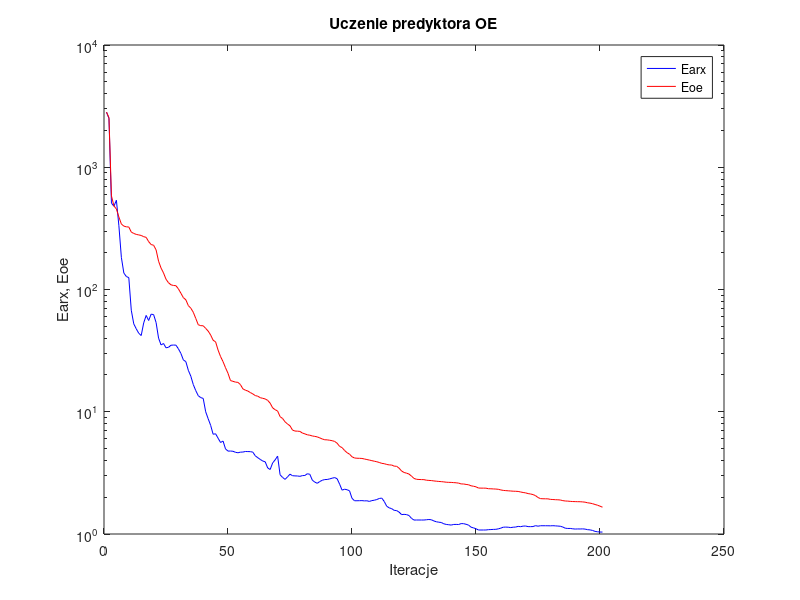
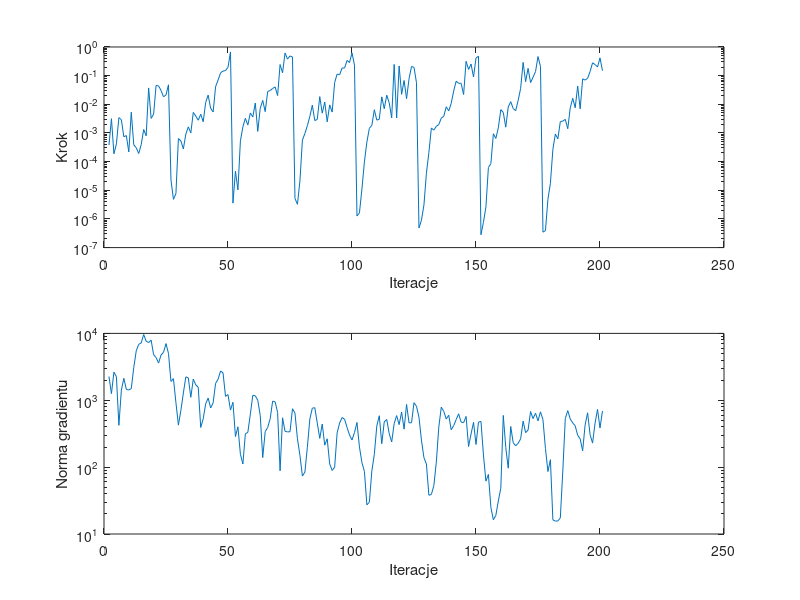

MATLAB code for these plots, in order:
%uczenie predyktora oe
clear all;
n=0; farx(n+1)=2.821672e+003; foe(n+1)=2.828012e+003; wspucz(n+1)=0.000000e+000; ng(n+1)=0.000000e+000;
%odnowa zmiennej metryki
n=1; farx(n+1)=2.507756e+003; foe(n+1)=2.546862e+003; krok(n+1)=3.783524e-004; ng(n+1)=2.268515e+003;
n=2; farx(n+1)=5.089080e+002; foe(n+1)=5.830398e+002; krok(n+1)=3.144401e-003; ng(n+1)=1.257931e+003;
n=3; farx(n+1)=4.801231e+002; foe(n+1)=4.830659e+002; krok(n+1)=1.874926e-004; ng(n+1)=2.634654e+003;
n=4; farx(n+1)=5.368973e+002; foe(n+1)=4.552008e+002; krok(n+1)=4.168272e-004; ng(n+1)=2.247393e+003;
n=5; farx(n+1)=3.324734e+002; foe(n+1)=3.917841e+002; krok(n+1)=3.427028e-003; ng(n+1)=4.224681e+002;
n=6; farx(n+1)=1.832248e+002; foe(n+1)=3.434854e+002; krok(n+1)=2.899547e-003; ng(n+1)=1.417200e+003;
n=7; farx(n+1)=1.363422e+002; foe(n+1)=3.300480e+002; krok(n+1)=7.348901e-004; ng(n+1)=2.131210e+003;
n=8; farx(n+1)=1.278022e+002; foe(n+1)=3.256233e+002; krok(n+1)=8.121118e-004; ng(n+1)=1.450792e+003;
n=9; farx(n+1)=1.249818e+002; foe(n+1)=3.245017e+002; krok(n+1)=2.172259e-004; ng(n+1)=1.425862e+003;
n=10; farx(n+1)=6.766157e+001; foe(n+1)=2.949773e+002; krok(n+1)=5.294040e-003; ng(n+1)=1.493252e+003;
n=11; farx(n+1)=5.235899e+001; foe(n+1)=2.874519e+002; krok(n+1)=3.891984e-004; ng(n+1)=3.093692e+003;
n=12; farx(n+1)=4.771371e+001; foe(n+1)=2.823560e+002; krok(n+1)=3.033479e-004; ng(n+1)=5.486484e+003;
n=13; farx(n+1)=4.390857e+001; foe(n+1)=2.796097e+002; krok(n+1)=1.915864e-004; ng(n+1)=6.861988e+003;
n=14; farx(n+1)=4.203057e+001; foe(n+1)=2.768018e+002; krok(n+1)=3.927263e-004; ng(n+1)=7.196982e+003;
n=15; farx(n+1)=5.327714e+001; foe(n+1)=2.705057e+002; krok(n+1)=1.320637e-003; ng(n+1)=9.632526e+003;
n=16; farx(n+1)=6.137064e+001; foe(n+1)=2.670821e+002; krok(n+1)=7.968363e-004; ng(n+1)=7.631567e+003;
n=17; farx(n+1)=5.577827e+001; foe(n+1)=2.463247e+002; krok(n+1)=3.726804e-002; ng(n+1)=7.295827e+003;
n=18; farx(n+1)=6.282569e+001; foe(n+1)=2.332493e+002; krok(n+1)=3.223493e-003; ng(n+1)=7.926829e+003;
n=19; farx(n+1)=6.234367e+001; foe(n+1)=2.301513e+002; krok(n+1)=4.522618e-003; ng(n+1)=4.807568e+003;
n=20; farx(n+1)=5.369942e+001; foe(n+1)=2.110339e+002; krok(n+1)=4.568872e-002; ng(n+1)=4.366365e+003;
n=21; farx(n+1)=4.002971e+001; foe(n+1)=1.704601e+002; krok(n+1)=4.382471e-002; ng(n+1)=3.599098e+003;
n=22; farx(n+1)=3.521751e+001; foe(n+1)=1.498096e+002; krok(n+1)=3.034235e-002; ng(n+1)=4.745638e+003;
n=23; farx(n+1)=3.616034e+001; foe(n+1)=1.366159e+002; krok(n+1)=1.829287e-002; ng(n+1)=5.215358e+003;
n=24; farx(n+1)=3.336100e+001; foe(n+1)=1.213550e+002; krok(n+1)=2.128042e-002; ng(n+1)=7.034075e+003;
n=25; farx(n+1)=3.364735e+001; foe(n+1)=1.136359e+002; krok(n+1)=4.797973e-002; ng(n+1)=5.005813e+003;
%odnowa zmiennej metryki
n=26; farx(n+1)=3.499788e+001; foe(n+1)=1.092408e+002; krok(n+1)=2.322634e-005; ng(n+1)=1.913265e+003;
n=27; farx(n+1)=3.513019e+001; foe(n+1)=1.079019e+002; krok(n+1)=4.814375e-006; ng(n+1)=2.103610e+003;
n=28; farx(n+1)=3.506581e+001; foe(n+1)=1.074951e+002; krok(n+1)=7.653807e-006; ng(n+1)=9.222556e+002;
n=29; farx(n+1)=3.273347e+001; foe(n+1)=1.012057e+002; krok(n+1)=6.369581e-004; ng(n+1)=4.248968e+002;
n=30; farx(n+1)=3.000245e+001; foe(n+1)=9.323702e+001; krok(n+1)=5.263121e-004; ng(n+1)=7.057037e+002;
n=31; farx(n+1)=2.654926e+001; foe(n+1)=8.579377e+001; krok(n+1)=2.773768e-004; ng(n+1)=1.285589e+003;
n=32; farx(n+1)=2.570542e+001; foe(n+1)=8.236120e+001; krok(n+1)=9.208067e-004; ng(n+1)=2.240426e+003;
n=33; farx(n+1)=2.184020e+001; foe(n+1)=7.386840e+001; krok(n+1)=1.627799e-003; ng(n+1)=2.155982e+003;
n=34; farx(n+1)=1.954348e+001; foe(n+1)=7.034504e+001; krok(n+1)=1.000616e-003; ng(n+1)=1.108144e+003;
n=35; farx(n+1)=1.668872e+001; foe(n+1)=6.515099e+001; krok(n+1)=5.214412e-003; ng(n+1)=2.073262e+003;
n=36; farx(n+1)=1.488931e+001; foe(n+1)=5.798544e+001; krok(n+1)=3.898185e-003; ng(n+1)=1.696831e+003;
n=37; farx(n+1)=1.353649e+001; foe(n+1)=5.152688e+001; krok(n+1)=2.778799e-003; ng(n+1)=1.564066e+003;
n=38; farx(n+1)=1.305366e+001; foe(n+1)=5.061763e+001; krok(n+1)=4.498477e-003; ng(n+1)=3.920310e+002;
n=39; farx(n+1)=1.285879e+001; foe(n+1)=5.049135e+001; krok(n+1)=2.463242e-003; ng(n+1)=5.277977e+002;
n=40; farx(n+1)=9.995650e+000; foe(n+1)=4.808302e+001; krok(n+1)=1.159819e-002; ng(n+1)=8.873419e+002;
n=41; farx(n+1)=8.770303e+000; foe(n+1)=4.569361e+001; krok(n+1)=2.096657e-002; ng(n+1)=1.076713e+003;
n=42; farx(n+1)=7.742569e+000; foe(n+1)=4.244624e+001; krok(n+1)=7.251821e-003; ng(n+1)=7.672569e+002;
n=43; farx(n+1)=6.545886e+000; foe(n+1)=3.845324e+001; krok(n+1)=5.402185e-003; ng(n+1)=9.160313e+002;
n=44; farx(n+1)=6.605149e+000; foe(n+1)=3.730994e+001; krok(n+1)=4.134280e-002; ng(n+1)=1.793172e+003;
n=45; farx(n+1)=6.075208e+000; foe(n+1)=3.193120e+001; krok(n+1)=6.995615e-002; ng(n+1)=2.061482e+003;
n=46; farx(n+1)=5.605003e+000; foe(n+1)=2.826645e+001; krok(n+1)=1.251442e-001; ng(n+1)=2.744780e+003;
n=47; farx(n+1)=5.758419e+000; foe(n+1)=2.569086e+001; krok(n+1)=1.444834e-001; ng(n+1)=2.555561e+003;
n=48; farx(n+1)=4.966571e+000; foe(n+1)=2.290953e+001; krok(n+1)=1.506669e-001; ng(n+1)=1.144887e+003;
n=49; farx(n+1)=4.764633e+000; foe(n+1)=2.062748e+001; krok(n+1)=1.952188e-001; ng(n+1)=1.217111e+003;
n=50; farx(n+1)=4.772714e+000; foe(n+1)=1.799862e+001; krok(n+1)=6.710813e-001; ng(n+1)=7.131492e+002;
%odnowa zmiennej metryki
n=51; farx(n+1)=4.750236e+000; foe(n+1)=1.773419e+001; krok(n+1)=3.561028e-006; ng(n+1)=9.338897e+002;
n=52; farx(n+1)=4.661481e+000; foe(n+1)=1.748078e+001; krok(n+1)=4.621295e-005; ng(n+1)=2.870549e+002;
n=53; farx(n+1)=4.617241e+000; foe(n+1)=1.739108e+001; krok(n+1)=1.034200e-005; ng(n+1)=4.005487e+002;
n=54; farx(n+1)=4.671754e+000; foe(n+1)=1.669114e+001; krok(n+1)=5.292541e-004; ng(n+1)=1.558883e+002;
n=55; farx(n+1)=4.681786e+000; foe(n+1)=1.539060e+001; krok(n+1)=1.631651e-003; ng(n+1)=1.115548e+002;
n=56; farx(n+1)=4.730036e+000; foe(n+1)=1.502206e+001; krok(n+1)=3.242576e-003; ng(n+1)=3.149421e+002;
n=57; farx(n+1)=4.723643e+000; foe(n+1)=1.476628e+001; krok(n+1)=1.889294e-003; ng(n+1)=3.311924e+002;
n=58; farx(n+1)=4.717493e+000; foe(n+1)=1.436167e+001; krok(n+1)=4.957342e-003; ng(n+1)=6.181982e+002;
n=59; farx(n+1)=4.673894e+000; foe(n+1)=1.399408e+001; krok(n+1)=3.625910e-003; ng(n+1)=1.186484e+003;
n=60; farx(n+1)=4.361760e+000; foe(n+1)=1.356250e+001; krok(n+1)=1.109636e-002; ng(n+1)=1.167257e+003;
n=61; farx(n+1)=4.209226e+000; foe(n+1)=1.340207e+001; krok(n+1)=1.134879e-003; ng(n+1)=9.995918e+002;
n=62; farx(n+1)=4.075376e+000; foe(n+1)=1.303607e+001; krok(n+1)=7.321912e-003; ng(n+1)=5.930819e+002;
n=63; farx(n+1)=3.953506e+000; foe(n+1)=1.287884e+001; krok(n+1)=1.366559e-002; ng(n+1)=1.389466e+002;
n=64; farx(n+1)=3.896277e+000; foe(n+1)=1.273225e+001; krok(n+1)=5.548179e-003; ng(n+1)=3.401106e+002;
n=65; farx(n+1)=3.471063e+000; foe(n+1)=1.239222e+001; krok(n+1)=2.788178e-002; ng(n+1)=3.916790e+002;
n=66; farx(n+1)=3.370033e+000; foe(n+1)=1.175431e+001; krok(n+1)=3.023343e-002; ng(n+1)=5.293957e+002;
n=67; farx(n+1)=3.813509e+000; foe(n+1)=1.076253e+001; krok(n+1)=3.557944e-002; ng(n+1)=9.705125e+002;
n=68; farx(n+1)=4.040658e+000; foe(n+1)=1.039659e+001; krok(n+1)=4.048730e-002; ng(n+1)=9.466546e+002;
n=69; farx(n+1)=4.337318e+000; foe(n+1)=1.014132e+001; krok(n+1)=2.024365e-002; ng(n+1)=6.583934e+002;
n=70; farx(n+1)=3.050918e+000; foe(n+1)=9.117814e+000; krok(n+1)=2.442288e-001; ng(n+1)=8.808997e+001;
n=71; farx(n+1)=2.904486e+000; foe(n+1)=8.810291e+000; krok(n+1)=1.261335e-001; ng(n+1)=5.467057e+002;
n=72; farx(n+1)=2.797374e+000; foe(n+1)=8.275162e+000; krok(n+1)=6.183220e-001; ng(n+1)=3.432881e+002;
n=73; farx(n+1)=2.934857e+000; foe(n+1)=7.937198e+000; krok(n+1)=3.780408e-001; ng(n+1)=3.367878e+002;
n=74; farx(n+1)=3.086005e+000; foe(n+1)=7.675789e+000; krok(n+1)=4.854776e-001; ng(n+1)=3.379969e+002;
n=75; farx(n+1)=2.998789e+000; foe(n+1)=7.083530e+000; krok(n+1)=4.478955e-001; ng(n+1)=7.469917e+002;
%odnowa zmiennej metryki
n=76; farx(n+1)=2.987679e+000; foe(n+1)=6.952975e+000; krok(n+1)=5.212503e-006; ng(n+1)=6.423479e+002;
n=77; farx(n+1)=2.982883e+000; foe(n+1)=6.937927e+000; krok(n+1)=3.238406e-006; ng(n+1)=2.656673e+002;
n=78; farx(n+1)=2.962770e+000; foe(n+1)=6.904582e+000; krok(n+1)=2.122479e-005; ng(n+1)=1.505935e+002;
n=79; farx(n+1)=3.003490e+000; foe(n+1)=6.695072e+000; krok(n+1)=5.631478e-004; ng(n+1)=7.355252e+001;
n=80; farx(n+1)=3.012046e+000; foe(n+1)=6.591991e+000; krok(n+1)=9.595732e-004; ng(n+1)=8.412913e+001;
n=81; farx(n+1)=3.111930e+000; foe(n+1)=6.477894e+000; krok(n+1)=1.797903e-003; ng(n+1)=1.986886e+002;
n=82; farx(n+1)=3.077583e+000; foe(n+1)=6.427035e+000; krok(n+1)=3.778589e-003; ng(n+1)=5.260295e+002;
n=83; farx(n+1)=2.756324e+000; foe(n+1)=6.338384e+000; krok(n+1)=9.317111e-003; ng(n+1)=7.621720e+002;
n=84; farx(n+1)=2.656957e+000; foe(n+1)=6.287642e+000; krok(n+1)=2.701093e-003; ng(n+1)=7.735431e+002;
n=85; farx(n+1)=2.598773e+000; foe(n+1)=6.227683e+000; krok(n+1)=2.988526e-003; ng(n+1)=4.547804e+002;
n=86; farx(n+1)=2.686977e+000; foe(n+1)=6.111386e+000; krok(n+1)=1.853270e-002; ng(n+1)=2.691818e+002;
n=87; farx(n+1)=2.750998e+000; foe(n+1)=5.990479e+000; krok(n+1)=4.916421e-003; ng(n+1)=4.416441e+002;
n=88; farx(n+1)=2.788743e+000; foe(n+1)=5.900379e+000; krok(n+1)=1.193441e-002; ng(n+1)=2.132033e+002;
n=89; farx(n+1)=2.791733e+000; foe(n+1)=5.890610e+000; krok(n+1)=2.446289e-003; ng(n+1)=2.653661e+002;
n=90; farx(n+1)=2.824648e+000; foe(n+1)=5.845825e+000; krok(n+1)=9.555317e-003; ng(n+1)=1.116766e+002;
n=91; farx(n+1)=2.861059e+000; foe(n+1)=5.799478e+000; krok(n+1)=5.357205e-003; ng(n+1)=8.919276e+001;
n=92; farx(n+1)=2.895082e+000; foe(n+1)=5.718531e+000; krok(n+1)=5.715876e-002; ng(n+1)=9.979608e+001;
n=93; farx(n+1)=2.832267e+000; foe(n+1)=5.528781e+000; krok(n+1)=1.134226e-001; ng(n+1)=3.241470e+002;
n=94; farx(n+1)=2.558359e+000; foe(n+1)=5.209180e+000; krok(n+1)=1.072012e-001; ng(n+1)=4.559425e+002;
n=95; farx(n+1)=2.284425e+000; foe(n+1)=5.088803e+000; krok(n+1)=1.845727e-001; ng(n+1)=5.520043e+002;
n=96; farx(n+1)=2.324908e+000; foe(n+1)=4.824869e+000; krok(n+1)=1.845727e-001; ng(n+1)=5.207234e+002;
n=97; farx(n+1)=2.302338e+000; foe(n+1)=4.626683e+000; krok(n+1)=3.388186e-001; ng(n+1)=3.927895e+002;
n=98; farx(n+1)=2.256565e+000; foe(n+1)=4.499150e+000; krok(n+1)=2.863419e-001; ng(n+1)=3.024966e+002;
n=99; farx(n+1)=1.959175e+000; foe(n+1)=4.284064e+000; krok(n+1)=6.241834e-001; ng(n+1)=2.550580e+002;
n=100; farx(n+1)=1.870656e+000; foe(n+1)=4.186938e+000; krok(n+1)=2.317569e-001; ng(n+1)=3.285936e+002;
%odnowa zmiennej metryki
n=101; farx(n+1)=1.870928e+000; foe(n+1)=4.165854e+000; krok(n+1)=1.266827e-006; ng(n+1)=4.661567e+002;
n=102; farx(n+1)=1.872563e+000; foe(n+1)=4.160843e+000; krok(n+1)=1.635283e-006; ng(n+1)=2.006947e+002;
n=103; farx(n+1)=1.876020e+000; foe(n+1)=4.149774e+000; krok(n+1)=1.115447e-005; ng(n+1)=1.169692e+002;
n=104; farx(n+1)=1.865926e+000; foe(n+1)=4.108279e+000; krok(n+1)=9.773946e-005; ng(n+1)=8.656661e+001;
n=105; farx(n+1)=1.869861e+000; foe(n+1)=4.065359e+000; krok(n+1)=4.811061e-004; ng(n+1)=2.729049e+001;
n=106; farx(n+1)=1.847116e+000; foe(n+1)=4.025297e+000; krok(n+1)=1.457334e-003; ng(n+1)=2.991370e+001;
n=107; farx(n+1)=1.876141e+000; foe(n+1)=3.981678e+000; krok(n+1)=1.841613e-003; ng(n+1)=8.779348e+001;
n=108; farx(n+1)=1.889439e+000; foe(n+1)=3.939072e+000; krok(n+1)=6.450159e-003; ng(n+1)=1.550847e+002;
n=109; farx(n+1)=1.914623e+000; foe(n+1)=3.899243e+000; krok(n+1)=2.804162e-003; ng(n+1)=4.143392e+002;
n=110; farx(n+1)=1.952424e+000; foe(n+1)=3.847715e+000; krok(n+1)=3.011555e-003; ng(n+1)=5.870810e+002;
n=111; farx(n+1)=1.966755e+000; foe(n+1)=3.782748e+000; krok(n+1)=1.816570e-002; ng(n+1)=2.240347e+002;
n=112; farx(n+1)=1.845558e+000; foe(n+1)=3.761290e+000; krok(n+1)=6.971205e-003; ng(n+1)=4.738521e+002;
n=113; farx(n+1)=1.686992e+000; foe(n+1)=3.705815e+000; krok(n+1)=2.083339e-002; ng(n+1)=5.163886e+002;
n=114; farx(n+1)=1.636778e+000; foe(n+1)=3.675758e+000; krok(n+1)=1.136199e-002; ng(n+1)=3.183879e+002;
n=115; farx(n+1)=1.611986e+000; foe(n+1)=3.665621e+000; krok(n+1)=3.349706e-003; ng(n+1)=2.378789e+002;
n=116; farx(n+1)=1.561312e+000; foe(n+1)=3.589942e+000; krok(n+1)=2.465387e-001; ng(n+1)=4.473952e+002;
n=117; farx(n+1)=1.554306e+000; foe(n+1)=3.580008e+000; krok(n+1)=3.334617e-003; ng(n+1)=5.897657e+002;
n=118; farx(n+1)=1.509668e+000; foe(n+1)=3.452063e+000; krok(n+1)=2.176811e-001; ng(n+1)=4.321519e+002;
n=119; farx(n+1)=1.440650e+000; foe(n+1)=3.274654e+000; krok(n+1)=2.243330e-002; ng(n+1)=6.673629e+002;
n=120; farx(n+1)=1.448285e+000; foe(n+1)=3.186322e+000; krok(n+1)=6.786752e-002; ng(n+1)=3.700596e+002;
n=121; farx(n+1)=1.440933e+000; foe(n+1)=3.144526e+000; krok(n+1)=1.576669e-002; ng(n+1)=8.661893e+002;
n=122; farx(n+1)=1.416103e+000; foe(n+1)=3.092039e+000; krok(n+1)=7.802292e-002; ng(n+1)=4.591423e+002;
n=123; farx(n+1)=1.342397e+000; foe(n+1)=2.973053e+000; krok(n+1)=2.088513e-001; ng(n+1)=4.614660e+002;
n=124; farx(n+1)=1.300597e+000; foe(n+1)=2.848192e+000; krok(n+1)=1.951976e-001; ng(n+1)=9.195152e+002;
n=125; farx(n+1)=1.301800e+000; foe(n+1)=2.802622e+000; krok(n+1)=5.671128e-002; ng(n+1)=8.121195e+002;
%odnowa zmiennej metryki
n=126; farx(n+1)=1.301617e+000; foe(n+1)=2.791741e+000; krok(n+1)=4.841435e-007; ng(n+1)=5.590099e+002;
n=127; farx(n+1)=1.301383e+000; foe(n+1)=2.787522e+000; krok(n+1)=9.006143e-007; ng(n+1)=2.536639e+002;
n=128; farx(n+1)=1.301371e+000; foe(n+1)=2.783892e+000; krok(n+1)=3.031787e-006; ng(n+1)=1.387833e+002;
n=129; farx(n+1)=1.307942e+000; foe(n+1)=2.755088e+000; krok(n+1)=3.923630e-005; ng(n+1)=1.115211e+002;
n=130; farx(n+1)=1.314166e+000; foe(n+1)=2.743501e+000; krok(n+1)=2.084136e-004; ng(n+1)=3.797781e+001;
n=131; farx(n+1)=1.307675e+000; foe(n+1)=2.736277e+000; krok(n+1)=1.491352e-003; ng(n+1)=3.905553e+001;
n=132; farx(n+1)=1.278896e+000; foe(n+1)=2.717444e+000; krok(n+1)=1.255562e-003; ng(n+1)=5.282374e+001;
n=133; farx(n+1)=1.259336e+000; foe(n+1)=2.703837e+000; krok(n+1)=1.704775e-003; ng(n+1)=1.186220e+002;
n=134; farx(n+1)=1.248823e+000; foe(n+1)=2.691052e+000; krok(n+1)=1.964993e-003; ng(n+1)=3.981143e+002;
n=135; farx(n+1)=1.242089e+000; foe(n+1)=2.681658e+000; krok(n+1)=3.303815e-003; ng(n+1)=7.882414e+002;
n=136; farx(n+1)=1.212595e+000; foe(n+1)=2.669367e+000; krok(n+1)=3.813159e-003; ng(n+1)=6.834496e+002;
n=137; farx(n+1)=1.197612e+000; foe(n+1)=2.652334e+000; krok(n+1)=8.166461e-003; ng(n+1)=5.242918e+002;
n=138; farx(n+1)=1.191158e+000; foe(n+1)=2.645455e+000; krok(n+1)=5.915528e-003; ng(n+1)=5.973234e+002;
n=139; farx(n+1)=1.183226e+000; foe(n+1)=2.642482e+000; krok(n+1)=1.071441e-002; ng(n+1)=3.618494e+002;
n=140; farx(n+1)=1.197087e+000; foe(n+1)=2.632399e+000; krok(n+1)=2.925850e-002; ng(n+1)=4.170047e+002;
n=141; farx(n+1)=1.197868e+000; foe(n+1)=2.624118e+000; krok(n+1)=6.385486e-002; ng(n+1)=5.157493e+002;
n=142; farx(n+1)=1.195702e+000; foe(n+1)=2.607178e+000; krok(n+1)=5.421512e-002; ng(n+1)=6.274840e+002;
n=143; farx(n+1)=1.216324e+000; foe(n+1)=2.567938e+000; krok(n+1)=5.405940e-002; ng(n+1)=4.719617e+002;
n=144; farx(n+1)=1.215011e+000; foe(n+1)=2.565427e+000; krok(n+1)=2.191235e-002; ng(n+1)=4.621628e+002;
n=145; farx(n+1)=1.200754e+000; foe(n+1)=2.543431e+000; krok(n+1)=3.170382e-001; ng(n+1)=5.726871e+002;
n=146; farx(n+1)=1.182678e+000; foe(n+1)=2.528314e+000; krok(n+1)=1.644497e-001; ng(n+1)=2.033355e+002;
n=147; farx(n+1)=1.137275e+000; foe(n+1)=2.479473e+000; krok(n+1)=2.538306e-001; ng(n+1)=3.136239e+002;
n=148; farx(n+1)=1.122249e+000; foe(n+1)=2.458149e+000; krok(n+1)=8.973423e-002; ng(n+1)=4.673682e+002;
n=149; farx(n+1)=1.104284e+000; foe(n+1)=2.431538e+000; krok(n+1)=4.104871e-001; ng(n+1)=2.181766e+002;
n=150; farx(n+1)=1.078330e+000; foe(n+1)=2.377177e+000; krok(n+1)=4.788369e-001; ng(n+1)=4.707030e+002;
%odnowa zmiennej metryki
n=151; farx(n+1)=1.078206e+000; foe(n+1)=2.373198e+000; krok(n+1)=2.813625e-007; ng(n+1)=4.829576e+002;
n=152; farx(n+1)=1.078220e+000; foe(n+1)=2.372193e+000; krok(n+1)=7.608673e-007; ng(n+1)=1.518401e+002;
n=153; farx(n+1)=1.078523e+000; foe(n+1)=2.371477e+000; krok(n+1)=2.645220e-006; ng(n+1)=6.172353e+001;
n=154; farx(n+1)=1.085274e+000; foe(n+1)=2.346968e+000; krok(n+1)=6.291931e-005; ng(n+1)=7.783843e+001;
n=155; farx(n+1)=1.087546e+000; foe(n+1)=2.343750e+000; krok(n+1)=8.509035e-005; ng(n+1)=2.492422e+001;
n=156; farx(n+1)=1.090505e+000; foe(n+1)=2.337190e+000; krok(n+1)=9.378752e-004; ng(n+1)=1.634585e+001;
n=157; farx(n+1)=1.092370e+000; foe(n+1)=2.331665e+000; krok(n+1)=6.421814e-004; ng(n+1)=1.896713e+001;
n=158; farx(n+1)=1.102027e+000; foe(n+1)=2.320785e+000; krok(n+1)=1.513410e-003; ng(n+1)=3.117275e+001;
n=159; farx(n+1)=1.116944e+000; foe(n+1)=2.293251e+000; krok(n+1)=6.496894e-003; ng(n+1)=4.841229e+001;
n=160; farx(n+1)=1.137218e+000; foe(n+1)=2.273488e+000; krok(n+1)=5.167850e-003; ng(n+1)=5.926532e+002;
n=161; farx(n+1)=1.139038e+000; foe(n+1)=2.264216e+000; krok(n+1)=1.593673e-003; ng(n+1)=1.968437e+002;
n=162; farx(n+1)=1.136387e+000; foe(n+1)=2.256181e+000; krok(n+1)=8.053672e-003; ng(n+1)=9.644858e+001;
n=163; farx(n+1)=1.128464e+000; foe(n+1)=2.247852e+000; krok(n+1)=1.238474e-002; ng(n+1)=4.052312e+002;
n=164; farx(n+1)=1.136835e+000; foe(n+1)=2.239406e+000; krok(n+1)=7.100804e-003; ng(n+1)=2.313732e+002;
n=165; farx(n+1)=1.139896e+000; foe(n+1)=2.235861e+000; krok(n+1)=5.980899e-003; ng(n+1)=2.087558e+002;
n=166; farx(n+1)=1.154692e+000; foe(n+1)=2.229241e+000; krok(n+1)=1.376948e-002; ng(n+1)=2.275903e+002;
n=167; farx(n+1)=1.147798e+000; foe(n+1)=2.206330e+000; krok(n+1)=3.598781e-002; ng(n+1)=2.647387e+002;
n=168; farx(n+1)=1.160253e+000; foe(n+1)=2.185479e+000; krok(n+1)=2.906512e-001; ng(n+1)=4.877425e+002;
n=169; farx(n+1)=1.162278e+000; foe(n+1)=2.170129e+000; krok(n+1)=6.170512e-002; ng(n+1)=3.278930e+002;
n=170; farx(n+1)=1.149171e+000; foe(n+1)=2.140446e+000; krok(n+1)=1.794664e-001; ng(n+1)=3.587814e+002;
n=171; farx(n+1)=1.148958e+000; foe(n+1)=2.125378e+000; krok(n+1)=5.716001e-002; ng(n+1)=6.783881e+002;
n=172; farx(n+1)=1.150506e+000; foe(n+1)=2.100544e+000; krok(n+1)=8.764941e-002; ng(n+1)=5.321382e+002;
n=173; farx(n+1)=1.170431e+000; foe(n+1)=2.060839e+000; krok(n+1)=1.389210e-001; ng(n+1)=6.399671e+002;
n=174; farx(n+1)=1.158148e+000; foe(n+1)=1.987936e+000; krok(n+1)=4.641165e-001; ng(n+1)=4.924426e+002;
n=175; farx(n+1)=1.168803e+000; foe(n+1)=1.947642e+000; krok(n+1)=2.085241e-001; ng(n+1)=6.712976e+002;
%odnowa zmiennej metryki
n=176; farx(n+1)=1.168394e+000; foe(n+1)=1.941947e+000; krok(n+1)=3.456626e-007; ng(n+1)=5.118281e+002;
n=177; farx(n+1)=1.168302e+000; foe(n+1)=1.940827e+000; krok(n+1)=3.916283e-007; ng(n+1)=1.901739e+002;
n=178; farx(n+1)=1.167874e+000; foe(n+1)=1.938659e+000; krok(n+1)=4.861133e-006; ng(n+1)=8.599038e+001;
n=179; farx(n+1)=1.166504e+000; foe(n+1)=1.919579e+000; krok(n+1)=1.747381e-005; ng(n+1)=1.292302e+002;
n=180; farx(n+1)=1.169458e+000; foe(n+1)=1.914884e+000; krok(n+1)=2.695564e-004; ng(n+1)=1.625769e+001;
n=181; farx(n+1)=1.165837e+000; foe(n+1)=1.908238e+000; krok(n+1)=9.192772e-004; ng(n+1)=1.560777e+001;
n=182; farx(n+1)=1.161475e+000; foe(n+1)=1.904982e+000; krok(n+1)=6.250570e-004; ng(n+1)=1.564907e+001;
n=183; farx(n+1)=1.157283e+000; foe(n+1)=1.897393e+000; krok(n+1)=2.488900e-003; ng(n+1)=1.743639e+001;
n=184; farx(n+1)=1.140452e+000; foe(n+1)=1.875325e+000; krok(n+1)=2.593399e-003; ng(n+1)=8.753845e+001;
n=185; farx(n+1)=1.115502e+000; foe(n+1)=1.862330e+000; krok(n+1)=2.990450e-003; ng(n+1)=5.331293e+002;
n=186; farx(n+1)=1.109990e+000; foe(n+1)=1.857697e+000; krok(n+1)=1.402097e-003; ng(n+1)=7.005277e+002;
n=187; farx(n+1)=1.110498e+000; foe(n+1)=1.849081e+000; krok(n+1)=7.481826e-003; ng(n+1)=5.258739e+002;
n=188; farx(n+1)=1.103162e+000; foe(n+1)=1.843245e+000; krok(n+1)=1.617035e-002; ng(n+1)=4.586430e+002;
n=189; farx(n+1)=1.097459e+000; foe(n+1)=1.840644e+000; krok(n+1)=7.585588e-003; ng(n+1)=4.143960e+002;
n=190; farx(n+1)=1.100327e+000; foe(n+1)=1.837696e+000; krok(n+1)=4.346837e-002; ng(n+1)=2.997313e+002;
n=191; farx(n+1)=1.099138e+000; foe(n+1)=1.836847e+000; krok(n+1)=6.947618e-003; ng(n+1)=2.652395e+002;
n=192; farx(n+1)=1.101507e+000; foe(n+1)=1.830418e+000; krok(n+1)=7.727538e-002; ng(n+1)=1.755077e+002;
n=193; farx(n+1)=1.096607e+000; foe(n+1)=1.821277e+000; krok(n+1)=7.000904e-002; ng(n+1)=4.290505e+002;
n=194; farx(n+1)=1.085011e+000; foe(n+1)=1.800042e+000; krok(n+1)=8.061847e-002; ng(n+1)=6.496716e+002;
n=195; farx(n+1)=1.080881e+000; foe(n+1)=1.788883e+000; krok(n+1)=1.389210e-001; ng(n+1)=3.064153e+002;
n=196; farx(n+1)=1.069229e+000; foe(n+1)=1.769791e+000; krok(n+1)=2.800362e-001; ng(n+1)=2.288975e+002;
n=197; farx(n+1)=1.050507e+000; foe(n+1)=1.743628e+000; krok(n+1)=2.442288e-001; ng(n+1)=4.529933e+002;
n=198; farx(n+1)=1.042756e+000; foe(n+1)=1.719908e+000; krok(n+1)=1.998171e-001; ng(n+1)=7.294244e+002;
n=199; farx(n+1)=1.037717e+000; foe(n+1)=1.689076e+000; krok(n+1)=4.170617e-001; ng(n+1)=3.845390e+002;
n=200; farx(n+1)=1.037218e+000; foe(n+1)=1.656853e+000; krok(n+1)=1.482616e-001; ng(n+1)=6.917746e+002;

figure; semilogy(farx,'b'); hold on; semilogy(foe,'r'); xlabel('Iteracje'); ylabel('Earx, Eoe'); legend('Earx','Eoe'); title('Uczenie predyktora OE');
figure; subplot(2,1,1); semilogy(krok); xlabel('Iteracje'); ylabel('Krok');
subplot(2,1,2); semilogy(ng); xlabel('Iteracje'); ylabel('Norma gradientu');
Earx=farx(n+1)
Eoe=foe(n+1)
